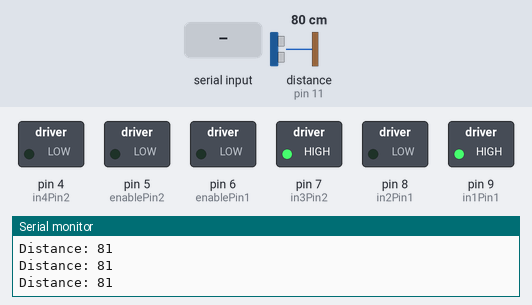
Bench run of a sketch on a simulated Arduino Uno, built with avr-gcc and run on an emulated ATmega328P. Parts: switched loads named in the sketch (green lamp = pin HIGH), the last lines printed to the serial monitor. The inputs (shaded band) are chosen by the test bench; at power-on: distance to the obstacle (sensor on pin 11) 80 cm. The echo pulse lasts 58.3 µs per cm.

Above: at 1.2 s.
1.3 s: "F" received over the second serial link
At 2.5 s:
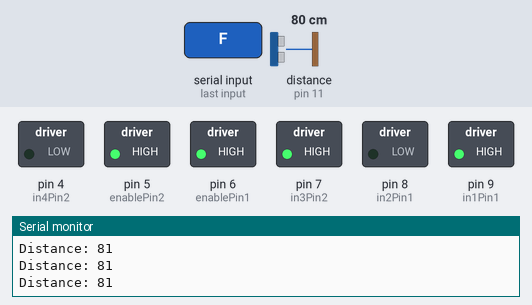
2.8 s: "R" received over the second serial link
At 3.9 s:
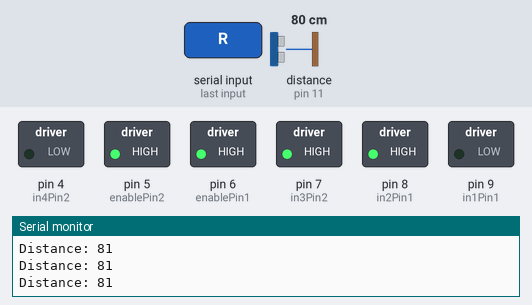
4.3 s: distance to the obstacle (sensor on pin 11) set to 23 cm
5.8 s: distance to the obstacle (sensor on pin 11) set to 18 cm
At 6.9 s:
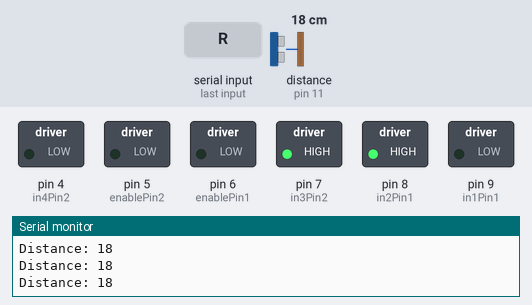
7.4 s: "L" received over the second serial link
At 8.6 s:
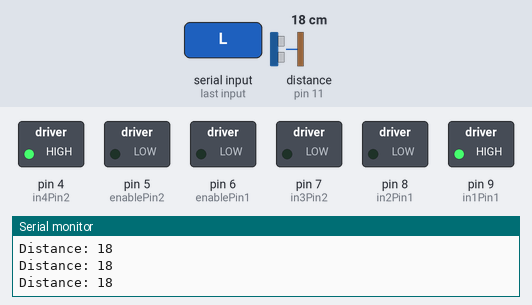
8.9 s: "B" received over the second serial link
At 9.8 s:
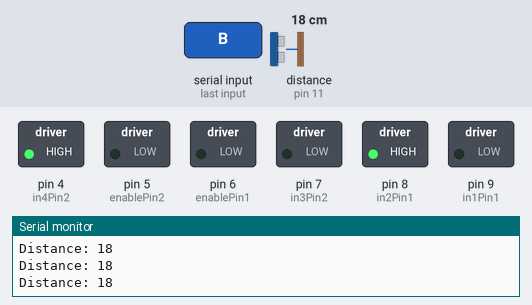
Timing chart, 0 to 11.4 s (numbered marks = the images above; inputs shaded):
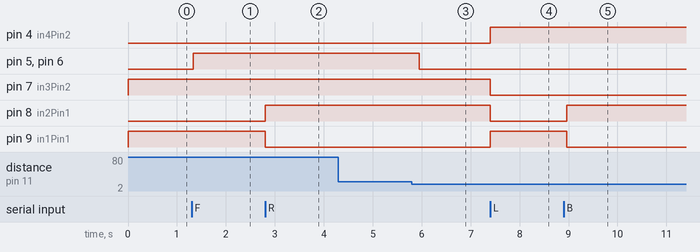

The sketch:

Arduino_listening_to_ESP8266_vaste_snelheid_ultrasone_robot.ino
```cpp
#include <NewPing.h>
#include <SoftwareSerial.h>

#define TRIGGER_PIN  12  // Arduino pin tied to trigger pin on the ultrasonic sensor.
#define ECHO_PIN     11  // Arduino pin tied to echo pin on the ultrasonic sensor.
#define MAX_DISTANCE 200 // Maximum distance we want to ping for (in centimeters). Maximum sensor distance is rated at 400-500cm.

NewPing sonar(TRIGGER_PIN, ECHO_PIN, MAX_DISTANCE); // NewPing setup of pins and maximum distance.

long previousMillis = 0;
long interval = 200;

int enablePin1 = 6;
int in1Pin1 = 9;
int in2Pin1 = 8;

int enablePin2 = 5;
int in4Pin2 = 4;
int in3Pin2 = 7;

int speedR = 255;
int speedL = 255;
boolean on = false;
boolean reverseR = false;
boolean reverseL = false;

int distance = 0;

SoftwareSerial ESPserial(13, 10); // RX | TX

void setup()
{

  Serial.begin(115200);
  pinMode(in1Pin1, OUTPUT);
  pinMode(in2Pin1, OUTPUT);
  pinMode(enablePin1, OUTPUT);
  pinMode(in4Pin2, OUTPUT);
  pinMode(in3Pin2, OUTPUT);
  pinMode(enablePin2, OUTPUT);

  while (!Serial) {
    ; // wait for serial port to connect. Needed for native USB
  }

  ESPserial.begin(115200);
}

void loop()
{
  if(ESPserial.available()){
    // read a byte from the serial port:

    int inByte = ESPserial.read();
    Serial.print("Received: ");
    Serial.write(inByte);
    Serial.println();
    switch (inByte){
      case 'F' : on = true;
                 reverseR = false;
                 reverseL = false;
                 break;
      case 'R' : on = true;
                 reverseR = true;
                 reverseL = false;
                 break;
      case 'L' : on = true;
                 reverseL = true;
                 reverseR = false;
                 break;
      case 'B' : on = true;
                 reverseR = true;
                 reverseL = true;
                 break;
      case '0' : on = false;
                 reverseR = false;
                 reverseL = false;
      default:   break;
    }
  }

  unsigned long currentMillis = millis();
  if(currentMillis - previousMillis > interval) {
    previousMillis = currentMillis;
    distance = sonar.convert_cm(sonar.ping_median(5));
    Serial.print("Distance: ");
    Serial.println(distance);
  }

  if (on && (distance > 20 || distance == 0)){
    setMotorR(speedR, reverseR);
    setMotorL(speedL, reverseL);
  }
  else{
    setMotorR(0, reverseR);
    setMotorL(0, reverseL);
  }
}

void setMotorR(int speedR, boolean reverseR)
{
  analogWrite(enablePin1, speedR);
  digitalWrite(in1Pin1, ! reverseR);
  digitalWrite(in2Pin1, reverseR);
}
void setMotorL(int speedL, boolean reverseL)
{
  analogWrite(enablePin2, speedL);
  digitalWrite(in3Pin2, ! reverseL);
  digitalWrite(in4Pin2, reverseL);
}
```

Measured:
- the behaviour switches between 21 and 20 cm on distance to the obstacle (sensor on pin 11) (found by bisection; images 2 and 3)
- after the input at 1.3 s, pin 5 (enablePin2), pin 6 (enablePin1): LOW → HIGH at once
- after the input at 2.8 s, pin 8 (in2Pin1): LOW → HIGH at once; pin 9 (in1Pin1): HIGH → LOW at once
- after the input at 5.8 s, pin 5 (enablePin2), pin 6 (enablePin1): HIGH → LOW after 0.15 s
- after the input at 7.4 s, pin 4 (in4Pin2), pin 9 (in1Pin1): LOW → HIGH at once; pin 7 (in3Pin2), pin 8 (in2Pin1): HIGH → LOW at once
- after the input at 8.9 s, pin 8 (in2Pin1): LOW → HIGH after 0.07 s; pin 9 (in1Pin1): HIGH → LOW after 0.07 s
